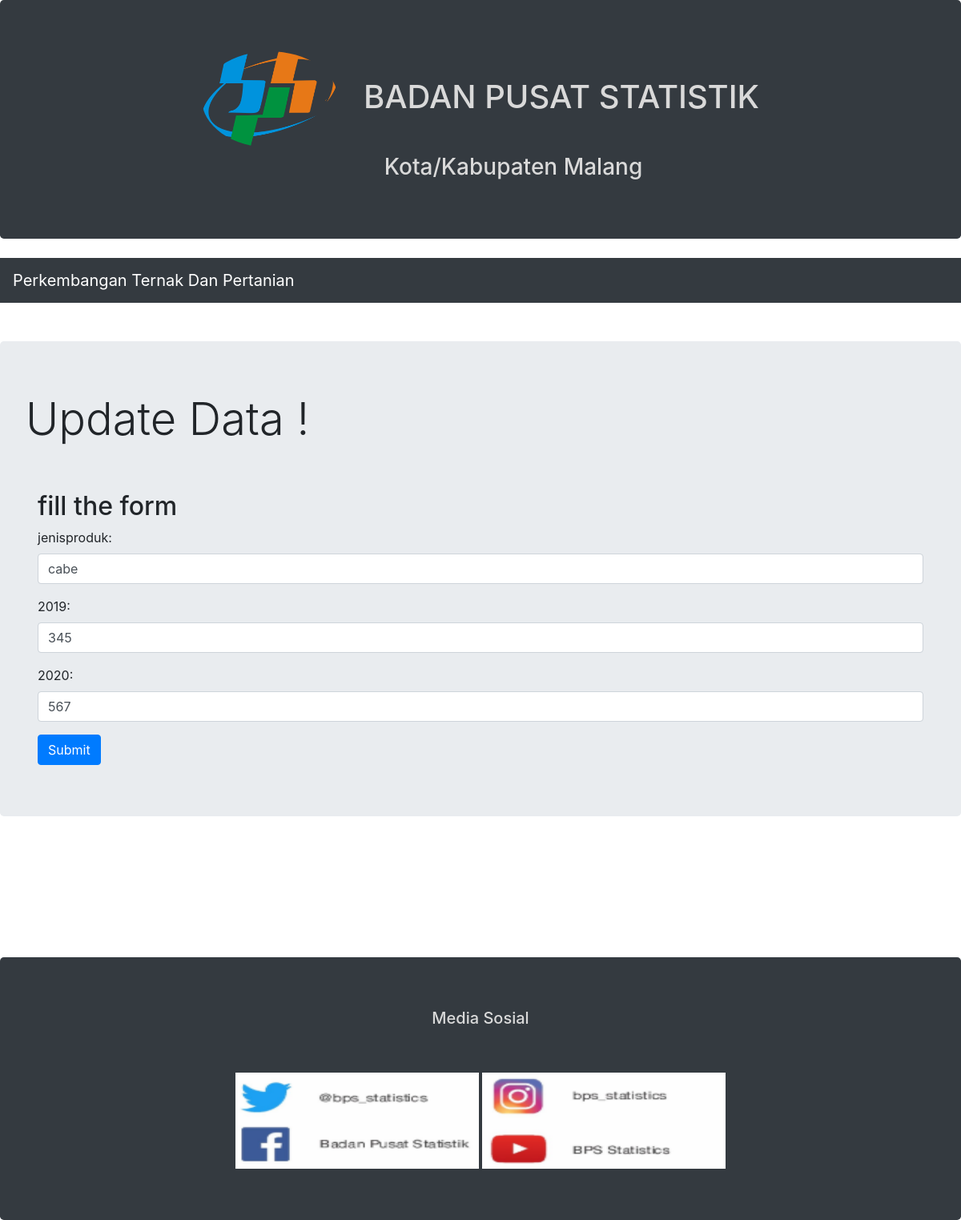
The page /taniupdateform.php?urut=4 on the database its author committed.
### tables this page shows
CREATE TABLE `produksii` (
  `urut` int(100) NOT NULL,
  `produk` varchar(100) NOT NULL,
  `a2019` varchar(100) NOT NULL,
  `a2018` varchar(100) NOT NULL
);

### taniupdateform.php (the view, shortened to what this page needs)
<?php
include './innconeksi.php';
$urut= $_GET['urut'];
$query = "SELECT * FROM produksii WHERE urut='$urut'";
$result = mysqli_query($connect, $query);
$row = $result -> fetch_assoc();
?>
<!DOCTYPE html>
<html lang="en">
<head>
  <link rel="stylesheet" href="https://maxcdn.bootstrapcdn.com/bootstrap/4.4.1/css/bootstrap.min.css">
</head>
<body>
<div class="jumbotron text-center bg-dark" style="margin-bottom:0">
  <h1><img src="bps.png" class="rounded-circle" alt="Cinque Terre" width="170" height="120"><font color="#d9d9d9"> &nbsp;&nbsp;BADAN PUSAT STATISTIK</font></h1>
  <h3><font color="#d9d9d9"> &nbsp;&nbsp; &nbsp;&nbsp; &nbsp;&nbsp; &nbsp;&nbsp;Kota/Kabupaten Malang</font></h3>
</div>
 <br>
 <nav class="navbar navbar-expand-sm bg-dark text-center navbar-dark ">
  <a class="navbar-brand text-center" >Perkembangan Ternak Dan Pertanian</a>
</nav>
 <br>
 <br>
 <div class="jumbotron">
      <h1 class="display-4">Update Data ! </h1>
      <br>
      <br>
<div class="container">
  <h2>fill the form</h2>
  <form action="taniupdate.php" method="POST">
  <div class="form-group">
      <label for="produk">jenisproduk:</label>
      <input type="text" class="form-control" name="produk" placeholder="Enter jenis Produk" name="produk" value="<?php echo $row['produk'];?>">
    </div>
    <div class="form-group">
      <label for="a2019">2019:</label>
      <input type="text" class="form-control" name="a2019" placeholder="Enter jumlah (ton)" name="a2019" value="<?php echo $row['a2019'];?>">
    </div>
    <div class="form-group">
      <label for="a2018">2020:</label>
      <input type="text" class="form-control" name="a2018" placeholder="Enter Jumlah (ton)" name="a2018" value="<?php echo $row['a2018'];?>">
    </div>
    <button type="submit" class="btn btn-primary" value="simpan"  >Submit</button>
  </form>
</div>
    </div>
 <br>
 <br>
 <br>
 <br>
 <br>
 <br>
<div class="jumbotron text-center bg-dark" style="margin-bottom:0  ">
  <h5><font color="#d9d9d9">Media Sosial</font></h5>
  <br>
  <br>
  <img src="zz.PNG"  alt="Cinque Terre" width="304" height="120">
  <img src="zzz.PNG"  alt="Cinque Terre" width="304" height="120">
</div>
</body>
</html>

### rows shown on the page
produksii: produk "cabe", a2019 "345", a2018 "567"
